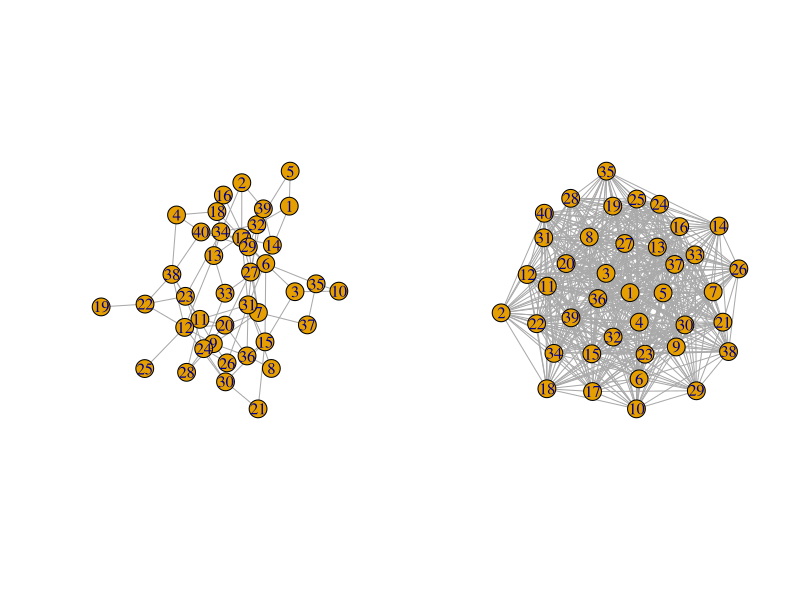

Generate this figure with R:
## ---- chunk 1
knitr::opts_chunk$set(echo = TRUE)
## ---- chunk 2
library("igraph")
set.seed(1)
n <- 40
p1 <- 0.1
p2 <- 0.7
G1 <- sample_gnp(n, p1)
G2 <- sample_gnp(n, p2)
par(mfrow = c(1, 2))
plot(G1)
plot(G2)
